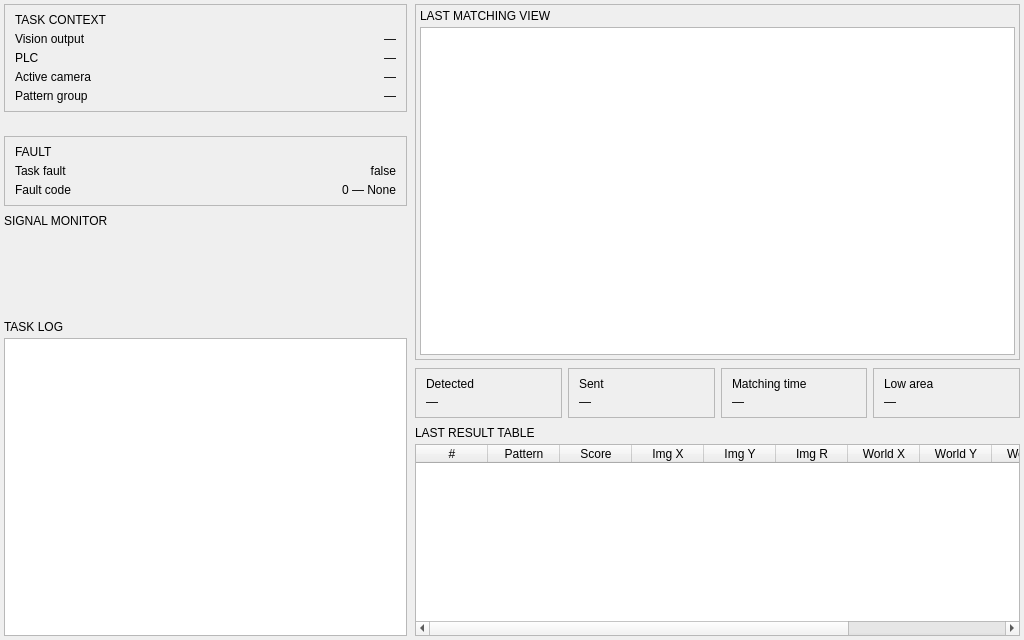
<?xml version="1.0" encoding="UTF-8"?>
<ui version="4.0">
 <class>LocalizationDashboardWidget</class>
 <widget class="QWidget" name="LocalizationDashboardWidget">
  <property name="geometry">
   <rect>
    <x>0</x>
    <y>0</y>
    <width>1024</width>
    <height>640</height>
   </rect>
  </property>
  <property name="windowTitle">
   <string>Dashboard</string>
  </property>
  <layout class="QHBoxLayout" name="hl_root" stretch="4,6">
   <property name="spacing">
    <number>8</number>
   </property>
   <property name="leftMargin">
    <number>4</number>
   </property>
   <property name="topMargin">
    <number>4</number>
   </property>
   <property name="rightMargin">
    <number>4</number>
   </property>
   <property name="bottomMargin">
    <number>4</number>
   </property>
   <item>
    <widget class="QScrollArea" name="scroll_left">
     <property name="frameShape">
      <enum>QFrame::Shape::NoFrame</enum>
     </property>
     <property name="horizontalScrollBarPolicy">
      <enum>Qt::ScrollBarPolicy::ScrollBarAlwaysOff</enum>
     </property>
     <property name="widgetResizable">
      <bool>true</bool>
     </property>
     <widget class="QWidget" name="scroll_left_content">
      <property name="geometry">
       <rect>
        <x>0</x>
        <y>0</y>
        <width>403</width>
        <height>632</height>
       </rect>
      </property>
      <layout class="QVBoxLayout" name="vl_left" stretch="0,0,0,0,0,1">
       <property name="spacing">
        <number>8</number>
       </property>
       <property name="leftMargin">
        <number>0</number>
       </property>
       <property name="topMargin">
        <number>0</number>
       </property>
       <property name="rightMargin">
        <number>0</number>
       </property>
       <property name="bottomMargin">
        <number>0</number>
       </property>
       <item>
        <widget class="FrameBox" name="frame_task_context">
         <property name="frameBoxVariant" stdset="0">
          <string>compact</string>
         </property>
         <property name="frameShape">
          <enum>QFrame::Shape::StyledPanel</enum>
         </property>
         <property name="frameShadow">
          <enum>QFrame::Shadow::Raised</enum>
         </property>
         <layout class="QVBoxLayout" name="vl_task_context">
          <property name="spacing">
           <number>5</number>
          </property>
          <property name="leftMargin">
           <number>10</number>
          </property>
          <property name="topMargin">
           <number>8</number>
          </property>
          <property name="rightMargin">
           <number>10</number>
          </property>
          <property name="bottomMargin">
           <number>8</number>
          </property>
          <item>
           <widget class="QLabel" name="lbl_section_task_context">
            <property name="text">
             <string>TASK CONTEXT</string>
            </property>
           </widget>
          </item>
          <item>
           <layout class="QHBoxLayout">
            <item>
             <widget class="QLabel" name="lbl_caption_vision_device">
              <property name="text">
               <string>Vision output</string>
              </property>
             </widget>
            </item>
            <item>
             <spacer>
              <property name="orientation">
               <enum>Qt::Orientation::Horizontal</enum>
              </property>
              <property name="sizeHint" stdset="0">
               <size>
                <width>10</width>
                <height>0</height>
               </size>
              </property>
             </spacer>
            </item>
            <item>
             <widget class="QLabel" name="lbl_val_vision_device">
              <property name="text">
               <string>—</string>
              </property>
              <property name="alignment">
               <set>Qt::AlignmentFlag::AlignRight|Qt::AlignmentFlag::AlignTrailing|Qt::AlignmentFlag::AlignVCenter</set>
              </property>
             </widget>
            </item>
           </layout>
          </item>
          <item>
           <layout class="QHBoxLayout">
            <item>
             <widget class="QLabel" name="lbl_caption_plc_device">
              <property name="text">
               <string>PLC</string>
              </property>
             </widget>
            </item>
            <item>
             <spacer>
              <property name="orientation">
               <enum>Qt::Orientation::Horizontal</enum>
              </property>
              <property name="sizeHint" stdset="0">
               <size>
                <width>10</width>
                <height>0</height>
               </size>
              </property>
             </spacer>
            </item>
            <item>
             <widget class="QLabel" name="lbl_val_plc_device">
              <property name="text">
               <string>—</string>
              </property>
              <property name="alignment">
               <set>Qt::AlignmentFlag::AlignRight|Qt::AlignmentFlag::AlignTrailing|Qt::AlignmentFlag::AlignVCenter</set>
              </property>
             </widget>
            </item>
           </layout>
          </item>
          <item>
           <layout class="QHBoxLayout">
            <item>
             <widget class="QLabel" name="lbl_caption_camera">
              <property name="text">
               <string>Active camera</string>
              </property>
             </widget>
            </item>
            <item>
             <spacer>
              <property name="orientation">
               <enum>Qt::Orientation::Horizontal</enum>
              </property>
              <property name="sizeHint" stdset="0">
               <size>
                <width>10</width>
                <height>0</height>
               </size>
              </property>
             </spacer>
            </item>
            <item>
             <widget class="QLabel" name="lbl_val_camera">
              <property name="text">
               <string>—</string>
              </property>
              <property name="alignment">
               <set>Qt::AlignmentFlag::AlignRight|Qt::AlignmentFlag::AlignTrailing|Qt::AlignmentFlag::AlignVCenter</set>
              </property>
             </widget>
            </item>
           </layout>
          </item>
          <item>
           <layout class="QHBoxLayout">
            <item>
             <widget class="QLabel" name="lbl_caption_pattern_group">
              <property name="text">
               <string>Pattern group</string>
              </property>
             </widget>
            </item>
            <item>
             <spacer>
              <property name="orientation">
               <enum>Qt::Orientation::Horizontal</enum>
              </property>
              <property name="sizeHint" stdset="0">
               <size>
                <width>10</width>
                <height>0</height>
               </size>
              </property>
             </spacer>
            </item>
            <item>
             <widget class="QLabel" name="lbl_val_pattern_group">
              <property name="text">
               <string>—</string>
              </property>
              <property name="alignment">
               <set>Qt::AlignmentFlag::AlignRight|Qt::AlignmentFlag::AlignTrailing|Qt::AlignmentFlag::AlignVCenter</set>
              </property>
             </widget>
            </item>
           </layout>
          </item>
         </layout>
        </widget>
       </item>
       <item>
        <layout class="QHBoxLayout" name="hl_state_strip">
         <property name="spacing">
          <number>6</number>
         </property>
         <item>
          <widget class="StatusLamp" name="lamp_task">
           <property name="status" stdset="0">
            <string>off</string>
           </property>
          </widget>
         </item>
         <item>
          <widget class="StatusLamp" name="lamp_camera">
           <property name="status" stdset="0">
            <string>off</string>
           </property>
          </widget>
         </item>
         <item>
          <widget class="StatusLamp" name="lamp_pattern">
           <property name="status" stdset="0">
            <string>off</string>
           </property>
          </widget>
         </item>
         <item>
          <widget class="StatusLamp" name="lamp_cycle">
           <property name="status" stdset="0">
            <string>off</string>
           </property>
          </widget>
         </item>
        </layout>
       </item>
       <item>
        <layout class="QHBoxLayout" name="hl_state_connection">
         <property name="spacing">
          <number>6</number>
         </property>
         <property name="topMargin">
          <number>0</number>
         </property>
         <item>
          <widget class="StatusLamp" name="lamp_connection_plc">
           <property name="status" stdset="0">
            <string>off</string>
           </property>
          </widget>
         </item>
         <item>
          <widget class="StatusLamp" name="lamp_connection_camera">
           <property name="status" stdset="0">
            <string>off</string>
           </property>
          </widget>
         </item>
         <item>
          <widget class="StatusLamp" name="lamp_connection_output">
           <property name="status" stdset="0">
            <string>off</string>
           </property>
          </widget>
         </item>
        </layout>
       </item>
       <item>
        <widget class="FrameBox" name="frame_fault">
         <property name="frameBoxVariant" stdset="0">
          <string>compact</string>
         </property>
         <property name="frameShape">
          <enum>QFrame::Shape::StyledPanel</enum>
         </property>
         <property name="frameShadow">
          <enum>QFrame::Shadow::Raised</enum>
         </property>
         <property name="active" stdset="0">
          <bool>false</bool>
         </property>
         <layout class="QVBoxLayout" name="vl_fault">
          <property name="spacing">
           <number>5</number>
          </property>
          <property name="leftMargin">
           <number>10</number>
          </property>
          <property name="topMargin">
           <number>8</number>
          </property>
          <property name="rightMargin">
           <number>10</number>
          </property>
          <property name="bottomMargin">
           <number>8</number>
          </property>
          <item>
           <widget class="QLabel" name="lbl_section_fault">
            <property name="text">
             <string>FAULT</string>
            </property>
           </widget>
          </item>
          <item>
           <layout class="QHBoxLayout">
            <item>
             <widget class="QLabel" name="lbl_caption_fault_flag">
              <property name="text">
               <string>Task fault</string>
              </property>
             </widget>
            </item>
            <item>
             <spacer>
              <property name="orientation">
               <enum>Qt::Orientation::Horizontal</enum>
              </property>
              <property name="sizeHint" stdset="0">
               <size>
                <width>10</width>
                <height>0</height>
               </size>
              </property>
             </spacer>
            </item>
            <item>
             <widget class="QLabel" name="lbl_val_fault_flag">
              <property name="text">
               <string>false</string>
              </property>
              <property name="alignment">
               <set>Qt::AlignmentFlag::AlignRight|Qt::AlignmentFlag::AlignTrailing|Qt::AlignmentFlag::AlignVCenter</set>
              </property>
             </widget>
            </item>
           </layout>
          </item>
          <item>
           <layout class="QHBoxLayout">
            <item>
             <widget class="QLabel" name="lbl_caption_fault_code">
              <property name="text">
               <string>Fault code</string>
              </property>
             </widget>
            </item>
            <item>
             <spacer>
              <property name="orientation">
               <enum>Qt::Orientation::Horizontal</enum>
              </property>
              <property name="sizeHint" stdset="0">
               <size>
                <width>10</width>
                <height>0</height>
               </size>
              </property>
             </spacer>
            </item>
            <item>
             <widget class="QLabel" name="lbl_val_fault_code">
              <property name="text">
               <string>0 — None</string>
              </property>
              <property name="alignment">
               <set>Qt::AlignmentFlag::AlignRight|Qt::AlignmentFlag::AlignTrailing|Qt::AlignmentFlag::AlignVCenter</set>
              </property>
             </widget>
            </item>
           </layout>
          </item>
         </layout>
        </widget>
       </item>
       <item>
        <layout class="QVBoxLayout" name="vl_signal_monitor">
         <property name="spacing">
          <number>4</number>
         </property>
         <item>
          <widget class="QLabel" name="lbl_section_signal_monitor">
           <property name="text">
            <string>SIGNAL MONITOR</string>
           </property>
          </widget>
         </item>
         <item>
          <widget class="SignalsMonitorWidget" name="wg_signal_monitor" native="true">
           <property name="minimumSize">
            <size>
             <width>0</width>
             <height>80</height>
            </size>
           </property>
          </widget>
         </item>
        </layout>
       </item>
       <item>
        <layout class="QVBoxLayout" name="vl_task_log">
         <property name="spacing">
          <number>4</number>
         </property>
         <item>
          <widget class="QLabel" name="lbl_section_task_log">
           <property name="text">
            <string>TASK LOG</string>
           </property>
          </widget>
         </item>
         <item>
          <widget class="TaskEventLogWidget" name="log_task_view">
           <property name="minimumSize">
            <size>
             <width>0</width>
             <height>120</height>
            </size>
           </property>
          </widget>
         </item>
        </layout>
       </item>
      </layout>
     </widget>
    </widget>
   </item>
   <item>
    <layout class="QVBoxLayout" name="vl_right" stretch="1,0,0">
     <property name="spacing">
      <number>8</number>
     </property>
     <item>
      <layout class="QVBoxLayout" name="vl_match_view">
       <property name="spacing">
        <number>6</number>
       </property>
       <property name="leftMargin">
        <number>0</number>
       </property>
       <property name="topMargin">
        <number>0</number>
       </property>
       <property name="rightMargin">
        <number>0</number>
       </property>
       <property name="bottomMargin">
        <number>0</number>
       </property>
       <item>
        <widget class="FrameBox" name="frame_match_view">
         <property name="frameBoxVariant" stdset="0">
          <string>compact</string>
         </property>
         <property name="minimumSize">
          <size>
           <width>100</width>
           <height>100</height>
          </size>
         </property>
         <property name="frameShape">
          <enum>QFrame::Shape::StyledPanel</enum>
         </property>
         <property name="frameShadow">
          <enum>QFrame::Shadow::Raised</enum>
         </property>
         <layout class="QVBoxLayout" name="verticalLayout">
          <property name="spacing">
           <number>4</number>
          </property>
          <property name="leftMargin">
           <number>4</number>
          </property>
          <property name="topMargin">
           <number>4</number>
          </property>
          <property name="rightMargin">
           <number>4</number>
          </property>
          <property name="bottomMargin">
           <number>4</number>
          </property>
          <item>
           <widget class="QLabel" name="lbl_section_match_view">
            <property name="text">
             <string>LAST MATCHING VIEW</string>
            </property>
           </widget>
          </item>
          <item>
           <widget class="ImageViewOnly" name="gv_match_view">
            <property name="minimumSize">
             <size>
              <width>0</width>
              <height>200</height>
             </size>
            </property>
           </widget>
          </item>
         </layout>
        </widget>
       </item>
      </layout>
     </item>
     <item>
      <layout class="QHBoxLayout" name="hl_kpis">
       <property name="spacing">
        <number>6</number>
       </property>
       <item>
        <widget class="FrameBox" name="frame_kpi_detected">
         <property name="frameBoxVariant" stdset="0">
          <string>compact</string>
         </property>
         <property name="frameShape">
          <enum>QFrame::Shape::StyledPanel</enum>
         </property>
         <property name="frameShadow">
          <enum>QFrame::Shadow::Raised</enum>
         </property>
         <layout class="QVBoxLayout" name="vl_kpi_detected">
          <property name="spacing">
           <number>4</number>
          </property>
          <property name="leftMargin">
           <number>10</number>
          </property>
          <property name="topMargin">
           <number>8</number>
          </property>
          <property name="rightMargin">
           <number>10</number>
          </property>
          <property name="bottomMargin">
           <number>8</number>
          </property>
          <item>
           <widget class="QLabel" name="lbl_kpi_detected">
            <property name="text">
             <string>Detected</string>
            </property>
           </widget>
          </item>
          <item>
           <widget class="QLabel" name="lbl_kpi_detected_val">
            <property name="text">
             <string>—</string>
            </property>
           </widget>
          </item>
         </layout>
        </widget>
       </item>
       <item>
        <widget class="FrameBox" name="frame_kpi_sent">
         <property name="frameBoxVariant" stdset="0">
          <string>compact</string>
         </property>
         <property name="frameShape">
          <enum>QFrame::Shape::StyledPanel</enum>
         </property>
         <property name="frameShadow">
          <enum>QFrame::Shadow::Raised</enum>
         </property>
         <layout class="QVBoxLayout" name="vl_kpi_sent">
          <property name="spacing">
           <number>4</number>
          </property>
          <property name="leftMargin">
           <number>10</number>
          </property>
          <property name="topMargin">
           <number>8</number>
          </property>
          <property name="rightMargin">
           <number>10</number>
          </property>
          <property name="bottomMargin">
           <number>8</number>
          </property>
          <item>
           <widget class="QLabel" name="lbl_kpi_sent">
            <property name="text">
             <string>Sent</string>
            </property>
           </widget>
          </item>
          <item>
           <widget class="QLabel" name="lbl_kpi_sent_val">
            <property name="text">
             <string>—</string>
            </property>
           </widget>
          </item>
         </layout>
        </widget>
       </item>
       <item>
        <widget class="FrameBox" name="frame_kpi_cycle_time">
         <property name="frameBoxVariant" stdset="0">
          <string>compact</string>
         </property>
         <property name="frameShape">
          <enum>QFrame::Shape::StyledPanel</enum>
         </property>
         <property name="frameShadow">
          <enum>QFrame::Shadow::Raised</enum>
         </property>
         <layout class="QVBoxLayout" name="vl_kpi_cycle_time">
          <property name="spacing">
           <number>4</number>
          </property>
          <property name="leftMargin">
           <number>10</number>
          </property>
          <property name="topMargin">
           <number>8</number>
          </property>
          <property name="rightMargin">
           <number>10</number>
          </property>
          <property name="bottomMargin">
           <number>8</number>
          </property>
          <item>
           <widget class="QLabel" name="lbl_kpi_cycle_time">
            <property name="text">
             <string>Matching time</string>
            </property>
           </widget>
          </item>
          <item>
           <widget class="QLabel" name="lbl_kpi_cycle_time_val">
            <property name="text">
             <string>—</string>
            </property>
           </widget>
          </item>
         </layout>
        </widget>
       </item>
       <item>
        <widget class="FrameBox" name="frame_kpi_low_area">
         <property name="frameBoxVariant" stdset="0">
          <string>compact</string>
         </property>
         <property name="frameShape">
          <enum>QFrame::Shape::StyledPanel</enum>
         </property>
         <property name="frameShadow">
          <enum>QFrame::Shadow::Raised</enum>
         </property>
         <layout class="QVBoxLayout" name="vl_kpi_low_area">
          <property name="spacing">
           <number>4</number>
          </property>
          <property name="leftMargin">
           <number>10</number>
          </property>
          <property name="topMargin">
           <number>8</number>
          </property>
          <property name="rightMargin">
           <number>10</number>
          </property>
          <property name="bottomMargin">
           <number>8</number>
          </property>
          <item>
           <widget class="QLabel" name="lbl_kpi_low_area">
            <property name="text">
             <string>Low area</string>
            </property>
           </widget>
          </item>
          <item>
           <widget class="QLabel" name="lbl_kpi_low_area_val">
            <property name="text">
             <string>—</string>
            </property>
           </widget>
          </item>
         </layout>
        </widget>
       </item>
      </layout>
     </item>
     <item>
      <layout class="QVBoxLayout" name="vl_result">
       <property name="spacing">
        <number>4</number>
       </property>
       <item>
        <widget class="QLabel" name="lbl_section_result">
         <property name="text">
          <string>LAST RESULT TABLE</string>
         </property>
        </widget>
       </item>
       <item>
        <widget class="QTableWidget" name="tbl_result">
         <property name="minimumSize">
          <size>
           <width>0</width>
           <height>120</height>
          </size>
         </property>
         <property name="editTriggers">
          <set>QAbstractItemView::EditTrigger::NoEditTriggers</set>
         </property>
         <property name="alternatingRowColors">
          <bool>true</bool>
         </property>
         <property name="selectionMode">
          <enum>QAbstractItemView::SelectionMode::SingleSelection</enum>
         </property>
         <property name="selectionBehavior">
          <enum>QAbstractItemView::SelectionBehavior::SelectRows</enum>
         </property>
         <property name="columnCount">
          <number>11</number>
         </property>
         <attribute name="horizontalHeaderDefaultSectionSize">
          <number>72</number>
         </attribute>
         <attribute name="horizontalHeaderStretchLastSection">
          <bool>true</bool>
         </attribute>
         <attribute name="verticalHeaderVisible">
          <bool>false</bool>
         </attribute>
         <column>
          <property name="text">
           <string>#</string>
          </property>
         </column>
         <column>
          <property name="text">
           <string>Pattern</string>
          </property>
         </column>
         <column>
          <property name="text">
           <string>Score</string>
          </property>
         </column>
         <column>
          <property name="text">
           <string>Img X</string>
          </property>
         </column>
         <column>
          <property name="text">
           <string>Img Y</string>
          </property>
         </column>
         <column>
          <property name="text">
           <string>Img R</string>
          </property>
         </column>
         <column>
          <property name="text">
           <string>World X</string>
          </property>
         </column>
         <column>
          <property name="text">
           <string>World Y</string>
          </property>
         </column>
         <column>
          <property name="text">
           <string>World Z</string>
          </property>
         </column>
         <column>
          <property name="text">
           <string>World R</string>
          </property>
         </column>
         <column>
          <property name="text">
           <string>Status</string>
          </property>
         </column>
        </widget>
       </item>
      </layout>
     </item>
    </layout>
   </item>
  </layout>
 </widget>
 <customwidgets>
  <customwidget>
   <class>FrameBox</class>
   <extends>QFrame</extends>
   <header location="global">form/widgets/frame_box.h</header>
   <container>1</container>
  </customwidget>
  <customwidget>
   <class>ImageViewOnly</class>
   <extends>QGraphicsView</extends>
   <header location="global">src/widgets/image_widget/image_view_only.h</header>
  </customwidget>
  <customwidget>
   <class>SignalsMonitorWidget</class>
   <extends>QWidget</extends>
   <header location="global">src/widgets/signals_monitor_widget.h</header>
  </customwidget>
  <customwidget>
   <class>StatusLamp</class>
   <extends>QFrame</extends>
   <header location="global">src/form/widgets/status_lamp.h</header>
   <container>1</container>
  </customwidget>
  <customwidget>
   <class>TaskEventLogWidget</class>
   <extends>QListWidget</extends>
   <header location="global">src/widgets/task_event_log_widget.h</header>
  </customwidget>
 </customwidgets>
 <resources/>
 <connections/>
</ui>
